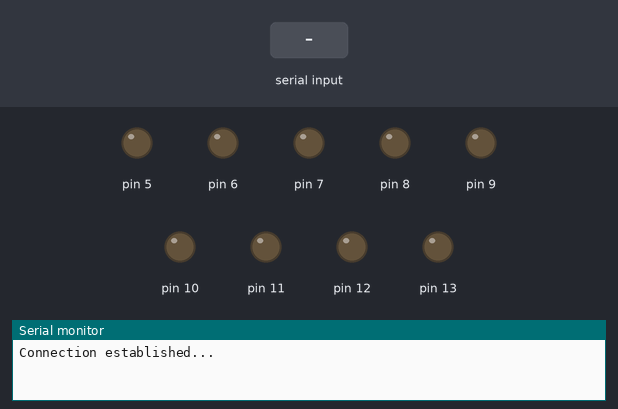
This sketch was run on a simulated Arduino Uno, built with avr-gcc and run on an emulated ATmega328P. On the bench: output pins drawn as LEDs (lit = HIGH), the last lines printed to the serial monitor. The inputs (shaded band) are chosen by the test bench.

Above: at 1.2 s.
1.3 s: "0" received over Serial
At 2.2 s:
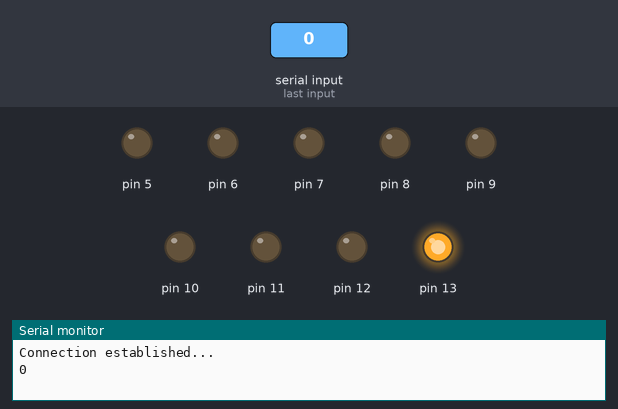
2.8 s: "1" received over Serial
At 3.3 s:
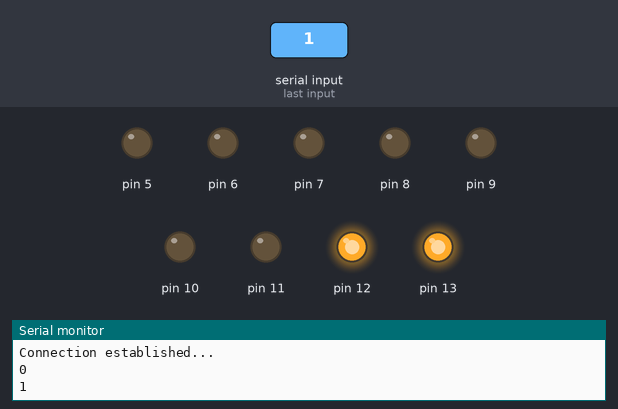
4.3 s: "A" received over Serial
At 5.5 s:
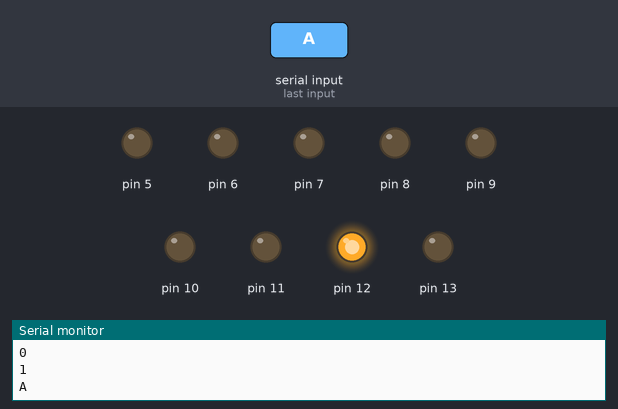
5.8 s: "2" received over Serial
At 6.8 s:
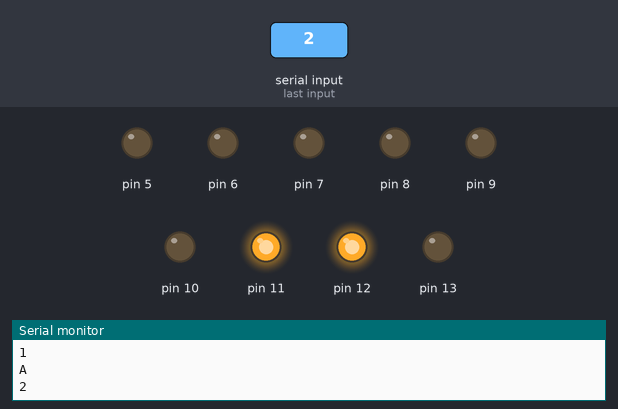
7.3 s: byte 66 ('B') received over Serial
At 8.0 s:
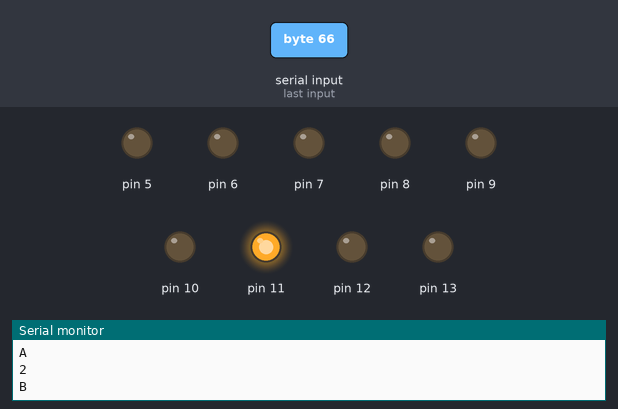
8.8 s: "3" received over Serial
At 9.1 s:
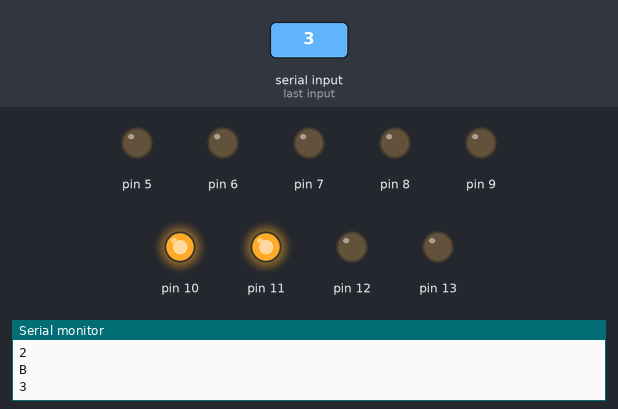
Timing chart, 0 to 11.3 s (numbered marks = the images above; inputs shaded):
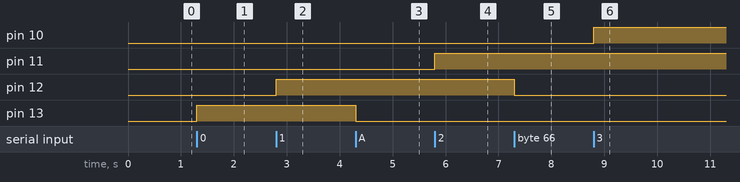

The sketch:

test.ino
```cpp
int d1, d2, d3, d4, d5, d6, d7, d8, d9;
void setup()
{
  // Initalize serial COM at 9600 baud rate
  // Baud rate: is the rate at which information is transferred in a communication channel.
  Serial.begin(9600);
  pinMode(13, OUTPUT);
  pinMode(12, OUTPUT);
  pinMode(11, OUTPUT);
  pinMode(10, OUTPUT);
  pinMode(9,  OUTPUT);
  pinMode(8,  OUTPUT);
  pinMode(7,  OUTPUT);
  pinMode(6,  OUTPUT);
  pinMode(5,  OUTPUT);

  for(int ports = 0; ports < 16; ports++)
  {
    digitalWrite (ports, LOW);
  }
  Serial.println("Connection established...");
}

 void triggerPin(int pin)
 {
    digitalWrite(pin,HIGH);

 }
 void offPin(int pin)
 {
    digitalWrite(pin,LOW);
 }

void loop()
{

  if (Serial.available())
  {
    char ser = Serial.read();
    Serial.println(ser);

    switch (ser)
    {
      case '0':
      triggerPin(13);
      break;

      case '1':
      triggerPin(12);
      break;

      case '2':
      triggerPin(11);
      break;


      case '3':
      triggerPin(10);
      break;

      case '4':
      triggerPin(9);
      break;

      case '5':
      triggerPin(8);
      break;

      case '6':
      triggerPin(7);
      break;

      case '7':
      triggerPin(6);
      break;

      case '8':
      triggerPin(5);
      break;

      case 'A' :
      offPin(13);
      break;

      case 'B' :
      offPin(12);
      break;

      case 'C' :
      offPin(11);
      break;

      case 'D' :
      offPin(10);
      break;

      case 'E' :
      offPin(9);
      break;

      case 'F' :
      offPin(8);
      break;

      case 'G' :
      offPin(7);
      break;

      case 'H' :
      offPin(6);
      break;

      case 'I' :
      offPin(5);
      break;
    }

  }
}
```

Measured:
- after the input at 1.3 s, pin 13: LOW → HIGH at once
- after the input at 2.8 s, pin 12: LOW → HIGH at once
- after the input at 4.3 s, pin 13: HIGH → LOW at once
- after the input at 5.8 s, pin 11: LOW → HIGH at once
- after the input at 7.3 s, pin 12: HIGH → LOW at once
- after the input at 8.8 s, pin 10: LOW → HIGH at once
